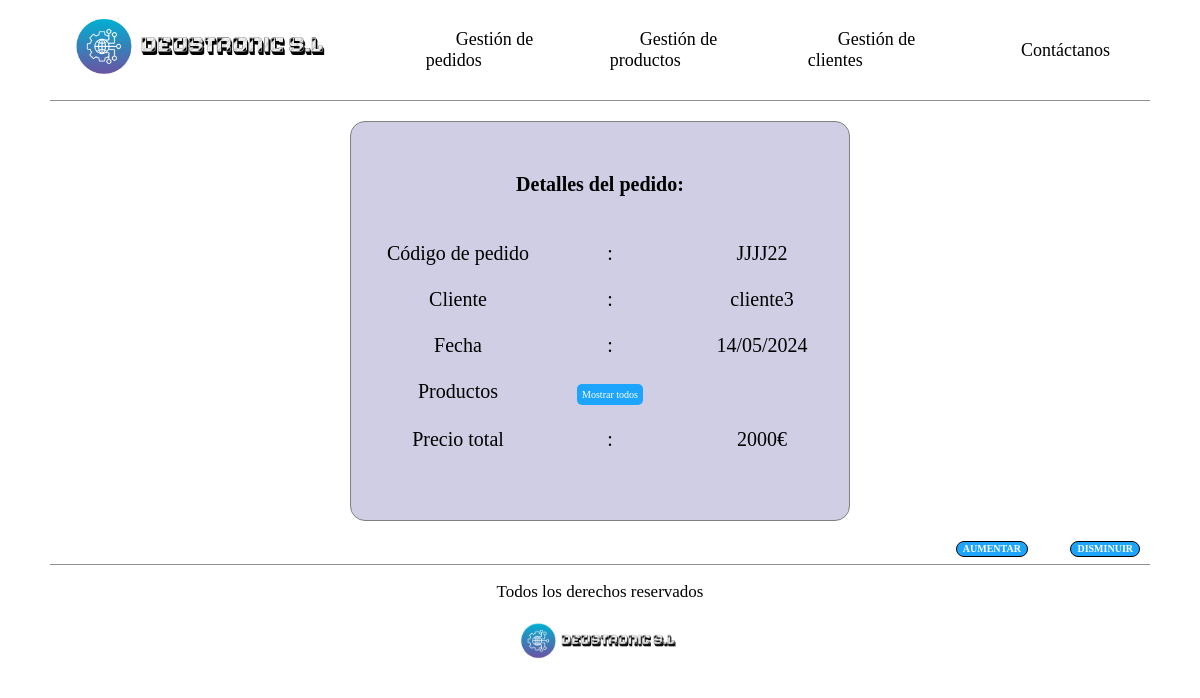
The app's page /deustronic/pedido/JJJJ22, older data.
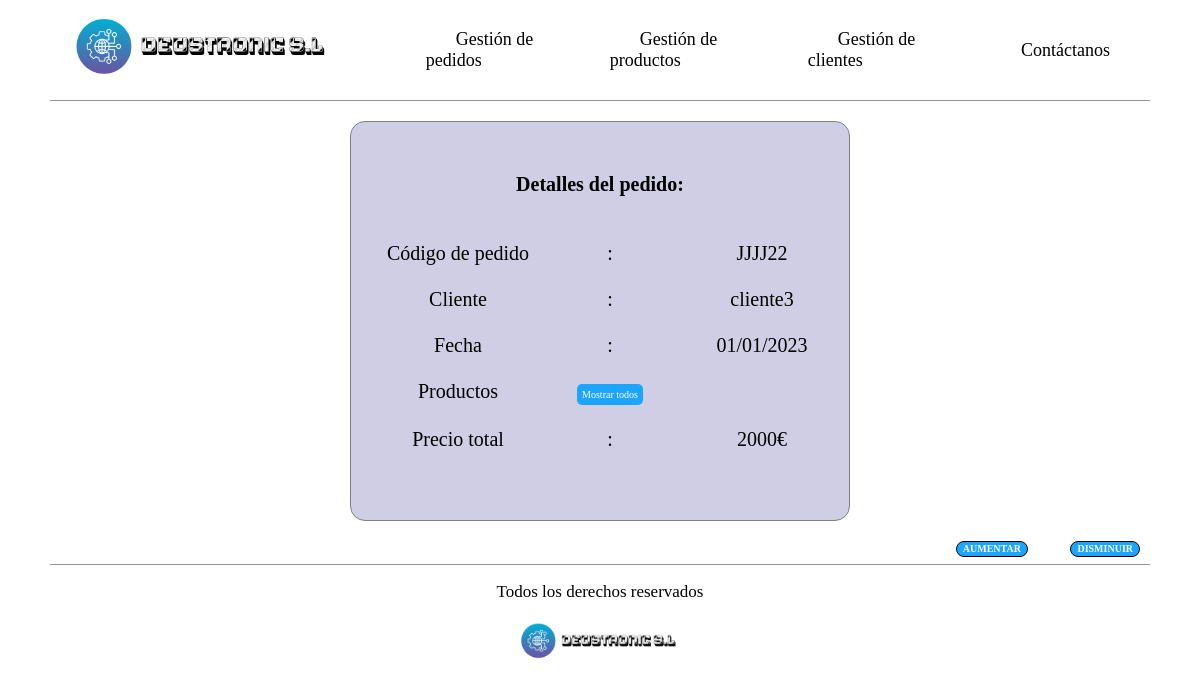
The same page, newer data.
### empresaDjango/models.py (models this page shows, shortened)
class Pedido(models.Model):
    cliente = models.ForeignKey(Cliente, on_delete=models.CASCADE)
    cod_pedido = models.CharField(max_length=10, unique=True)
    fecha = models.DateField()
    precio_total = models.IntegerField(default=0)
    estado = models.BooleanField(default=False)
    def calcular_precio_total(self):
        precio_total = 0
        for producto_pedido in self.productopedido_set.all():
            precio_total += producto_pedido.producto.precio_unidad * producto_pedido.cantidad
        return precio_total

class Cliente(models.Model):
    cif = models.CharField(max_length=10, unique=True)
    nombre_empresa = models.CharField(max_length=10)
    direccion = models.CharField(max_length=50)
    contacto = models.CharField(max_length=10)

### empresaDjango/views.py (the view)
# urls.py: path('pedido/<str:cod_pedido>', views.detail_pedido, name='detail_ped'),
def detail_pedido(request, cod_pedido):
    pedido = get_object_or_404(Pedido, cod_pedido=cod_pedido)
    precio_total = pedido.calcular_precio_total()
    pedido.precio_total = precio_total
    pedido.save()
    detalles_pedido = ProductoPedido.objects.filter(pedido=pedido)
    context = {
        'pedido': pedido,
        'detalles_pedido': detalles_pedido,
    }
    return render(request, 'detail_pedido.html', context)

### empresaDjango/templates/detail_pedido.html (shortened to what this page needs)
{% extends 'base.html' %}
{% load static %}
{% block contenido %}
    <div class="contenedor-principal-detail">
        <div class="contenedor-central">
            <h1>Detalles del pedido:</h1>
            <table class="detalle-pedidos">
                <tr>
                    <td>Código de pedido</td>
                    <td>:</td>
                    <td>{{ pedido.cod_pedido }}</td>
                </tr>
                <tr>
                    <td>Cliente</td>
                    <td>:</td>
                    <td>{{ pedido.cliente.nombre_empresa }}</td>
                </tr>
                <tr>
                    <td>Fecha</td>
                    <td>:</td>
                    <td>{{ pedido.fecha|date:"d/m/Y" }}</td>
                </tr>
                <tr>
                    <td>Productos</td>
                    <td><a class="boton_mostrar" id="mostrar">Mostrar todos</a></td>
                </tr>
                <tr>
                    <td>Precio total</td>
                    <td>:</td>
                    <td>{{ pedido.precio_total }}€</td>
                </tr>
            </table>
        </div>
    </div>
{% endblock %}

Row changes from the older to the newer data that the page shows:
changed Pedido "JJJJ22": fecha "14/05/2024" → "01/01/2023"
